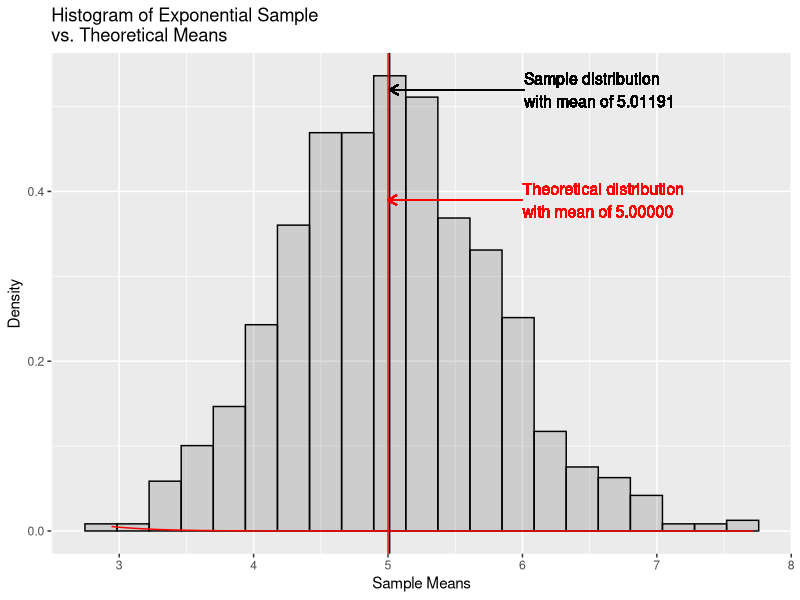
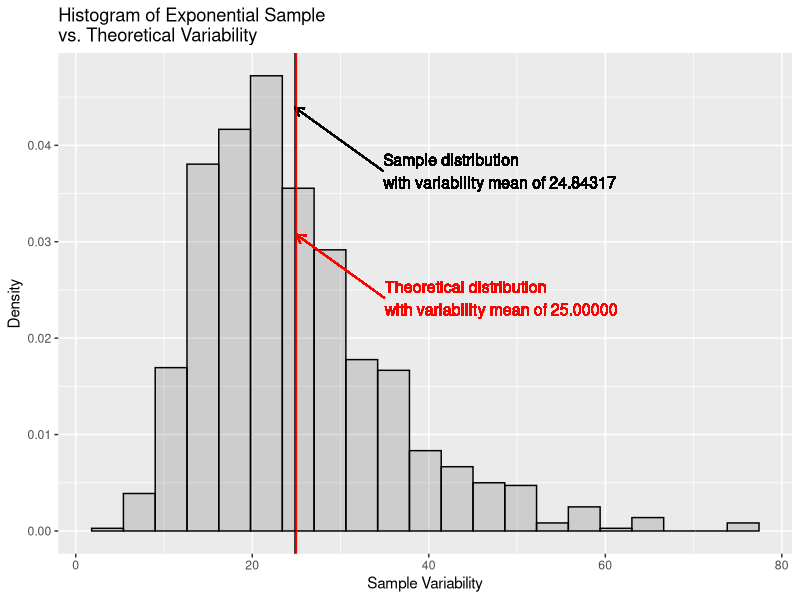

These figures' R source, in order: (Note: this script raises an error after producing the figures.)
## ---- chunk 1
library(grid)       # Plotting graphics (arrow)
library(ggplot2)    # Plotting (ggplot etc.)
set.seed(123)
n <- 40
lambda <- 0.2
nSim <- 1000
exps <- NULL
means <- NULL
vars <- NULL
for (i in 1:nSim){
    exp <- rexp(n, lambda)
    exps <- cbind(exps, exp)
    means <- c(means, mean(exp))
    vars <- c(vars, sd(exp) ^ 2)
}
tMean <- 1 / lambda
tSD <- 1 / lambda
tSE <- tSD / sqrt(n)
tVar <- tSD ^ 2
## ---- chunk 2
plot1 <- ggplot(
    as.data.frame(means)
    ,aes(x = means)
) + geom_histogram(
    alpha = .20
    ,binwidth = (range(means)[2] - range(means)[1]) / 20
    ,color = "black"
    ,aes(y = ..density..)    
) + geom_vline( # Sample distribution mean line
    xintercept = mean(means)
) + geom_segment( # Sample distribution mean arrow
    aes(
        x = mean(means) + 1
        ,xend = mean(means)
        ,y = max(density(means)$y)
        ,yend = max(density(means)$y) 
    )
    ,arrow = arrow(length = unit(.1,"in"), ends = "last")
) + geom_text( # Sample distribution mean label
    aes(
        x = mean(means) + 1
        ,y = max(density(means)$y)
        ,label = paste(
            "Sample distribution\nwith mean of"
            ,sprintf("%.5f", mean(means))
        )
    )
    ,color = "black"
    ,size = 4
    ,hjust = 0    
) + stat_function(
    fun = dnorm
    ,arg = list(mean = tSD)
    ,color = "red"
) + geom_vline( # Theoretical distribution variability line
    xintercept = tSD
    ,color = "red"
) + geom_segment( # Theoretical distribution variability arrow
    aes(
        x = tSD + 1
        ,xend = tSD
        ,y = max(density(means)$y) * .75
        ,yend = max(density(means)$y) * .75 
    )
    ,arrow = arrow(length = unit(.1,"in"), ends = "last")
    ,color = "red"
) + geom_text( # Theoretical distribution mean label
    aes(
        x = tSD + 1
        ,y = max(density(means)$y) * .75
        ,label = paste(
            "Theoretical distribution\nwith mean of"
            ,sprintf("%.5f",tMean)
        )
    )
    ,color = "red"
    ,size = 4
    ,hjust = 0    
) + labs(
    title = "Histogram of Exponential Sample\nvs. Theoretical Means"
    ,x = "Sample Means"
    ,y = "Density"
)
print(plot1)
## ---- chunk 3
plot2 <- ggplot(
    as.data.frame(vars)
    ,aes(x = vars)
) + geom_histogram(
    alpha = .20
    ,binwidth = (range(vars)[2] - range(vars)[1]) / 20
    ,color = "black"
    ,aes(y = ..density..)    
) + geom_vline( # Sample distribution mean line
    xintercept = mean(vars)
) + geom_segment( # Sample distribution mean arrow
    aes(
        x = mean(vars) + 10
        ,xend = mean(vars)
        ,y = max(density(vars)$y) * .85
        ,yend = max(density(vars)$y) 
    )
    ,arrow = arrow(length = unit(.1,"in"), ends = "last")
) + geom_text( # Sample distribution variability label
    aes(
        x = mean(vars) + 10
        ,y = max(density(vars)$y) * .85
        ,label = paste(
            "Sample distribution\nwith variability mean of"
            ,sprintf("%.5f", mean(vars))
        )
    )
    ,color = "black"
    ,size = 4
    ,hjust = 0    
) + geom_vline( # Theoretical distribution variability line
    xintercept = tVar
    ,color = "red"
) + geom_segment( # Theoretical distribution variability arrow
    aes(
        x = tVar + 10
        ,xend = tVar
        ,y = max(density(vars)$y) * .55
        ,yend = max(density(vars)$y) * .7
    )
    ,arrow = arrow(length = unit(.1,"in"), ends = "last")
    ,color = "red"
) + geom_text( # Theoretical distribution variability label
    aes(
        x = tVar + 10
        ,y = max(density(vars)$y) * .55
        ,label = paste(
            "Theoretical distribution\nwith variability mean of"
            ,sprintf("%.5f",tVar)
        )
    )
    ,color = "red"
    ,size = 4
    ,hjust = 0    
) + labs(
    title = "Histogram of Exponential Sample\nvs. Theoretical Variability"
    ,x = "Sample Variability"
    ,y = "Density"
)
print(plot2)
## ---- chunk 4
plot3 <- qplot(
    means
    ,geom = "density"
    ,main = "Density of Means for Exponential Variables:\nSample vs. Theoretical Values"
    ,xlab = "Sample Mean"
    ,ylab = "Density"
) + geom_vline( # Sample distribution mean line
    xintercept = mean(means)
) + geom_segment( # Sample distribution mean arrow
    aes(
        x = mean(means) + 1
        ,xend = mean(means)
        ,y = max(density(means)$y) * .85
        ,yend = max(density(means)$y) 
    )
    ,arrow = arrow(length = unit(.1,"in"), ends = "last")
) + geom_text( # Sample distribution mean label
    aes(
        x = mean(means) + 1
        ,y = max(density(means)$y) * .85
        ,label = paste(
            "Sample distribution\nwith mean of"
            ,sprintf("%.5f", mean(means))
        )
    )
    ,color = "black"
    ,size = 4
    ,hjust = 0
) + stat_function( # Theoretical (normal) distribution
    fun = dnorm
    ,color = "red"
    ,arg = list(mean = tMean)
) + geom_vline( # Theoretical distribution mean line
    xintercept = tMean
    ,color = "red"
) + geom_segment( # Theoretical distribution mean arrow
    aes(
        x = tMean + 1
        ,xend = tMean
        ,y = .3
        ,yend = .4 
    )
    ,arrow = arrow(length = unit(.1,"in"), ends = "last")
    ,color = "red"
) + geom_text( # Theoretical distribution mean label
    aes(
        x = tMean + 1
        ,y = .3
        ,label = paste(
            "Theoretical distribution\nwith mean of"
            ,sprintf("%.5f",tMean)
        )
    )
    ,color = "red"
    ,size = 4
    ,hjust = 0
)
print(plot3)
